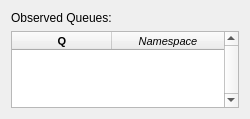
<?xml version="1.0" encoding="UTF-8"?>
<ui version="4.0">
 <class>Frame</class>
 <widget class="QFrame" name="Frame">
  <property name="geometry">
   <rect>
    <x>0</x>
    <y>0</y>
    <width>250</width>
    <height>119</height>
   </rect>
  </property>
  <property name="sizePolicy">
   <sizepolicy hsizetype="Expanding" vsizetype="Expanding">
    <horstretch>0</horstretch>
    <verstretch>0</verstretch>
   </sizepolicy>
  </property>
  <property name="minimumSize">
   <size>
    <width>250</width>
    <height>0</height>
   </size>
  </property>
  <property name="maximumSize">
   <size>
    <width>16777215</width>
    <height>16777215</height>
   </size>
  </property>
  <property name="windowTitle">
   <string>Frame</string>
  </property>
  <property name="frameShape">
   <enum>QFrame::NoFrame</enum>
  </property>
  <property name="frameShadow">
   <enum>QFrame::Plain</enum>
  </property>
  <layout class="QVBoxLayout" name="verticalLayout">
   <item>
    <widget class="QLabel" name="label_observedQueues">
     <property name="text">
      <string>Observed Queues:</string>
     </property>
    </widget>
   </item>
   <item>
    <widget class="QTableWidget" name="tableWidget_qNamespaces">
     <property name="sizePolicy">
      <sizepolicy hsizetype="Expanding" vsizetype="Expanding">
       <horstretch>0</horstretch>
       <verstretch>0</verstretch>
      </sizepolicy>
     </property>
     <property name="maximumSize">
      <size>
       <width>16777215</width>
       <height>16777215</height>
      </size>
     </property>
     <property name="font">
      <font>
       <pointsize>8</pointsize>
      </font>
     </property>
     <property name="contextMenuPolicy">
      <enum>Qt::CustomContextMenu</enum>
     </property>
     <property name="verticalScrollBarPolicy">
      <enum>Qt::ScrollBarAlwaysOn</enum>
     </property>
     <property name="editTriggers">
      <set>QAbstractItemView::NoEditTriggers</set>
     </property>
     <property name="showDropIndicator" stdset="0">
      <bool>false</bool>
     </property>
     <property name="dragDropOverwriteMode">
      <bool>false</bool>
     </property>
     <property name="alternatingRowColors">
      <bool>true</bool>
     </property>
     <property name="sortingEnabled">
      <bool>true</bool>
     </property>
     <attribute name="horizontalHeaderCascadingSectionResizes">
      <bool>true</bool>
     </attribute>
     <attribute name="horizontalHeaderShowSortIndicator" stdset="0">
      <bool>true</bool>
     </attribute>
     <attribute name="horizontalHeaderStretchLastSection">
      <bool>true</bool>
     </attribute>
     <attribute name="verticalHeaderCascadingSectionResizes">
      <bool>true</bool>
     </attribute>
     <attribute name="verticalHeaderShowSortIndicator" stdset="0">
      <bool>true</bool>
     </attribute>
     <attribute name="verticalHeaderStretchLastSection">
      <bool>true</bool>
     </attribute>
     <column>
      <property name="text">
       <string>Q</string>
      </property>
      <property name="font">
       <font>
        <weight>75</weight>
        <bold>true</bold>
       </font>
      </property>
     </column>
     <column>
      <property name="text">
       <string>Namespace</string>
      </property>
      <property name="font">
       <font>
        <italic>true</italic>
       </font>
      </property>
     </column>
    </widget>
   </item>
  </layout>
 </widget>
 <resources/>
 <connections/>
</ui>
